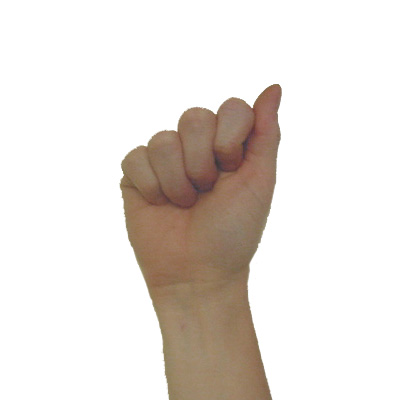
#> input picture Images/new_data/images/a.jpg, 400 x 400 px; its folder holds 4 pictures in this run
$ python jpg_to_csv.py
#> lines starting #> are read from the running program, lines starting #| are printed output that depends on the picture
#> in write_data, img is the input picture: shape (400, 400, 3); mean R, G, B 230.8, 224.5, 219.4
from PIL import Image
import numpy as np

## L'image est en couleur, on prend la moyenne des trois composants
def gray(img):
  ligne = []
  for i in range(400):
    colonne = []
    for j in range(400):
      s=0
      for k in range(3):
        s += img[i,j,k]
      moy = s // 3
      colonne.append(moy)
    ligne.append(colonne)
#> after the loop, ligne = 400 items
  return np.array(ligne)
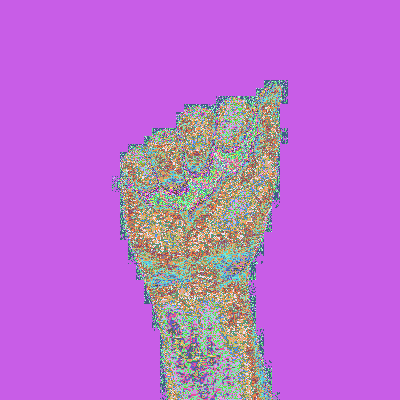
#> returned value: shape (400, 400) int64; 200 distinct labels, from 56 to 255; one colour per label, 0 black

'''
Il faut convertir une image 400x400 en 28x28
On découpe l'image en 28x28 bloc et on prend la moyenne des valeurs du bloc
Dans les données, une ligne correspond à une image et contient les valeurs des 28*28 pixels à la suite
On ecrit directement les valeurs dans une liste pixel
'''

# Donne la position du bloc
def pos(nl, nc):
  return 28*nl + nc

# convertie l'image 400x400 en 28x28 et ecrit les valeurs dans la liste pixel
def resize(img_gray):
  pixel = np.zeros(784)
  for i in range(400):
    for j in range(400):
      if (i<378):
        nl = i // 14
      else:
        nl = 27
      if (j<378):
        nc = j // 14
      else:
        nc = 27
      pixel[pos(nl,nc)] += img_gray[i,j]
#> after the loop, pixel = 784 values, max 123420 at index 783, min 15224 at index 378, mean 45879.1

  for k in range(784):
    if (k==783):
      pixel[k] = pixel[k] // (22 * 22)
    elif ((k-1) % 28 == 0):
      pixel[k] = pixel[k]//(14*22)
    else:
      pixel[k] = pixel[k] // (14*14)
#> after the loop, pixel = 784 values, max 400 at index 27, min 77 at index 378, mean 230

  return np.array(pixel)

# le csv est généré à partir d'un buffer
# ajoute la ligne correspondant au pixel dans le buffer
def addrow(buffer, label, pixel):
  buffer = buffer + str(label)
  for k in range(784):
    buffer = buffer + "," + str(pixel[k])
  buffer = buffer + "\n"
  return buffer

# ecriture du csv avec le buffer
def csvWriter(buffer):
  f = open("new_data.csv", "w")
  f.write(buffer)
  f.close

# on parcours chaque image, on complète le buffer et on génère le csv
def write_data():
  buffer = "label,pixel1,pixel2,pixel3,pixel4,pixel5,pixel6,pixel7,pixel8,pixel9,pixel10,pixel11,pixel12,pixel13,pixel14,pixel15,pixel16,pixel17,pixel18,pixel19,pixel20,pixel21,pixel22,pixel23,pixel24,pixel25,pixel26,pixel27,pixel28,pixel29,pixel30,pixel31,pixel32,pixel33,pixel34,pixel35,pixel36,pixel37,pixel38,pixel39,pixel40,pixel41,pixel42,pixel43,pixel44,pixel45,pixel46,pixel47,pixel48,pixel49,pixel50,pixel51,pixel52,pixel53,pixel54,pixel55,pixel56,pixel57,pixel58,pixel59,pixel60,pixel61,pixel62,pixel63,pixel64,pixel65,pixel66,pixel67,pixel68,pixel69,pixel70,pixel71,pixel72,pixel73,pixel74,pixel75,pixel76,pixel77,pixel78,pixel79,pixel80,pixel81,pixel82,pixel83,pixel84,pixel85,pixel86,pixel87,pixel88,pixel89,pixel90,pixel91,pixel92,pixel93,pixel94,pixel95,pixel96,pixel97,pixel98,pixel99,pixel100,pixel101,pixel102,pixel103,pixel104,pixel105,pixel106,pixel107,pixel108,pixel109,pixel110,pixel111,pixel112,pixel113,pixel114,pixel115,pixel116,pixel117,pixel118,pixel119,pixel120,pixel121,pixel122,pixel123,pixel124,pixel125,pixel126,pixel127,pixel128,pixel129,pixel130,pixel131,pixel132,pixel133,pixel134,pixel135,pixel136,pixel137,pixel138,pixel139,pixel140,pixel141,pixel142,pixel143,pixel144,pixel145,pixel146,pixel147,pixel148,pixel149,pixel150,pixel151,pixel152,pixel153,pixel154,pixel155,pixel156,pixel157,pixel158,pixel159,pixel160,pixel161,pixel162,pixel163,pixel164,pixel165,pixel166,pixel167,pixel168,pixel169,pixel170,pixel171,pixel172,pixel173,pixel174,pixel175,pixel176,pixel177,pixel178,pixel179,pixel180,pixel181,pixel182,pixel183,pixel184,pixel185,pixel186,pixel187,pixel188,pixel189,pixel190,pixel191,pixel192,pixel193,pixel194,pixel195,pixel196,pixel197,pixel198,pixel199,pixel200,pixel201,pixel202,pixel203,pixel204,pixel205,pixel206,pixel207,pixel208,pixel209,pixel210,pixel211,pixel212,pixel213,pixel214,pixel215,pixel216,pixel217,pixel218,pixel219,pixel220,pixel221,pixel222,pixel223,pixel224,pixel225,pixel226,pixel227,pixel228,pixel229,pixel230,pixel231,pixel232,pixel233,pixel234,pixel235,pixel236,pixel237,pixel238,pixel239,pixel240,pixel241,pixel242,pixel243,pixel244,pixel245,pixel246,pixel247,pixel248,pixel249,pixel250,pixel251,pixel252,pixel253,pixel254,pixel255,pixel256,pixel257,pixel258,pixel259,pixel260,pixel261,pixel262,pixel263,pixel264,pixel265,pixel266,pixel267,pixel268,pixel269,pixel270,pixel271,pixel272,pixel273,pixel274,pixel275,pixel276,pixel277,pixel278,pixel279,pixel280,pixel281,pixel282,pixel283,pixel284,pixel285,pixel286,pixel287,pixel288,pixel289,pixel290,pixel291,pixel292,pixel293,pixel294,pixel295,pixel296,pixel297,pixel298,pixel299,pixel300,pixel301,pixel302,pixel303,pixel304,pixel305,pixel306,pixel307,pixel308,pixel309,pixel310,pixel311,pixel312,pixel313,pixel314,pixel315,pixel316,pixel317,pixel318,pixel319,pixel320,pixel321,pixel322,pixel323,pixel324,pixel325,pixel326,pixel327,pixel328,pixel329,pixel330,pixel331,pixel332,pixel333,pixel334,pixel335,pixel336,pixel337,pixel338,pixel339,pixel340,pixel341,pixel342,pixel343,pixel344,pixel345,pixel346,pixel347,pixel348,pixel349,pixel350,pixel351,pixel352,pixel353,pixel354,pixel355,pixel356,pixel357,pixel358,pixel359,pixel360,pixel361,pixel362,pixel363,pixel364,pixel365,pixel366,pixel367,pixel368,pixel369,pixel370,pixel371,pixel372,pixel373,pixel374,pixel375,pixel376,pixel377,pixel378,pixel379,pixel380,pixel381,pixel382,pixel383,pixel384,pixel385,pixel386,pixel387,pixel388,pixel389,pixel390,pixel391,pixel392,pixel393,pixel394,pixel395,pixel396,pixel397,pixel398,pixel399,pixel400,pixel401,pixel402,pixel403,pixel404,pixel405,pixel406,pixel407,pixel408,pixel409,pixel410,pixel411,pixel412,pixel413,pixel414,pixel415,pixel416,pixel417,pixel418,pixel419,pixel420,pixel421,pixel422,pixel423,pixel424,pixel425,pixel426,pixel427,pixel428,pixel429,pixel430,pixel431,pixel432,pixel433,pixel434,pixel435,pixel436,pixel437,pixel438,pixel439,pixel440,pixel441,pixel442,pixel443,pixel444,pixel445,pixel446,pixel447,pixel448,pixel449,pixel450,pixel451,pixel452,pixel453,pixel454,pixel455,pixel456,pixel457,pixel458,pixel459,pixel460,pixel461,pixel462,pixel463,pixel464,pixel465,pixel466,pixel467,pixel468,pixel469,pixel470,pixel471,pixel472,pixel473,pixel474,pixel475,pixel476,pixel477,pixel478,pixel479,pixel480,pixel481,pixel482,pixel483,pixel484,pixel485,pixel486,pixel487,pixel488,pixel489,pixel490,pixel491,pixel492,pixel493,pixel494,pixel495,pixel496,pixel497,pixel498,pixel499,pixel500,pixel501,pixel502,pixel503,pixel504,pixel505,pixel506,pixel507,pixel508,pixel509,pixel510,pixel511,pixel512,pixel513,pixel514,pixel515,pixel516,pixel517,pixel518,pixel519,pixel520,pixel521,pixel522,pixel523,pixel524,pixel525,pixel526,pixel527,pixel528,pixel529,pixel530,pixel531,pixel532,pixel533,pixel534,pixel535,pixel536,pixel537,pixel538,pixel539,pixel540,pixel541,pixel542,pixel543,pixel544,pixel545,pixel546,pixel547,pixel548,pixel549,pixel550,pixel551,pixel552,pixel553,pixel554,pixel555,pixel556,pixel557,pixel558,pixel559,pixel560,pixel561,pixel562,pixel563,pixel564,pixel565,pixel566,pixel567,pixel568,pixel569,pixel570,pixel571,pixel572,pixel573,pixel574,pixel575,pixel576,pixel577,pixel578,pixel579,pixel580,pixel581,pixel582,pixel583,pixel584,pixel585,pixel586,pixel587,pixel588,pixel589,pixel590,pixel591,pixel592,pixel593,pixel594,pixel595,pixel596,pixel597,pixel598,pixel599,pixel600,pixel601,pixel602,pixel603,pixel604,pixel605,pixel606,pixel607,pixel608,pixel609,pixel610,pixel611,pixel612,pixel613,pixel614,pixel615,pixel616,pixel617,pixel618,pixel619,pixel620,pixel621,pixel622,pixel623,pixel624,pixel625,pixel626,pixel627,pixel628,pixel629,pixel630,pixel631,pixel632,pixel633,pixel634,pixel635,pixel636,pixel637,pixel638,pixel639,pixel640,pixel641,pixel642,pixel643,pixel644,pixel645,pixel646,pixel647,pixel648,pixel649,pixel650,pixel651,pixel652,pixel653,pixel654,pixel655,pixel656,pixel657,pixel658,pixel659,pixel660,pixel661,pixel662,pixel663,pixel664,pixel665,pixel666,pixel667,pixel668,pixel669,pixel670,pixel671,pixel672,pixel673,pixel674,pixel675,pixel676,pixel677,pixel678,pixel679,pixel680,pixel681,pixel682,pixel683,pixel684,pixel685,pixel686,pixel687,pixel688,pixel689,pixel690,pixel691,pixel692,pixel693,pixel694,pixel695,pixel696,pixel697,pixel698,pixel699,pixel700,pixel701,pixel702,pixel703,pixel704,pixel705,pixel706,pixel707,pixel708,pixel709,pixel710,pixel711,pixel712,pixel713,pixel714,pixel715,pixel716,pixel717,pixel718,pixel719,pixel720,pixel721,pixel722,pixel723,pixel724,pixel725,pixel726,pixel727,pixel728,pixel729,pixel730,pixel731,pixel732,pixel733,pixel734,pixel735,pixel736,pixel737,pixel738,pixel739,pixel740,pixel741,pixel742,pixel743,pixel744,pixel745,pixel746,pixel747,pixel748,pixel749,pixel750,pixel751,pixel752,pixel753,pixel754,pixel755,pixel756,pixel757,pixel758,pixel759,pixel760,pixel761,pixel762,pixel763,pixel764,pixel765,pixel766,pixel767,pixel768,pixel769,pixel770,pixel771,pixel772,pixel773,pixel774,pixel775,pixel776,pixel777,pixel778,pixel779,pixel780,pixel781,pixel782,pixel783,pixel784\n"

  alphabet = ['a', 'b', 'c', 'd', 'e', 'f', 'g', 'h', 'i', 'j', 'k', 'l', 'm', 'n', 'o', 'p', 'q', 'r', 's', 't', 'u', 'v', 'w', 'x', 'y', 'z']
  for label in range(25):
    if (label != 9):
      file = "images/" + alphabet[label] + ".jpg"
      img = np.array(Image.open(file))
      img_gray = gray(img)
      pixel = resize(img_gray)
      buffer = addrow(buffer, label, pixel)
#> pass 2 of the loop in write_data, `for label in range(25):`:
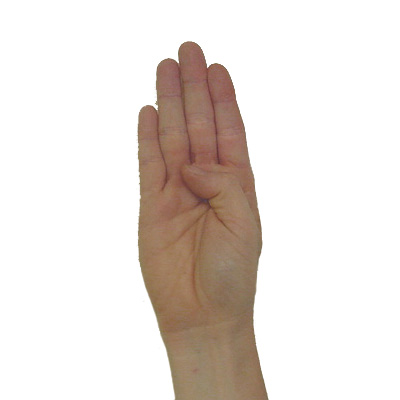
#> input picture Images/new_data/images/b.jpg, 400 x 400 px
#> in write_data, img is the input picture: shape (400, 400, 3); mean R, G, B 231.4, 224, 219
#> in gray (call 2), `return np.array(ligne)`:
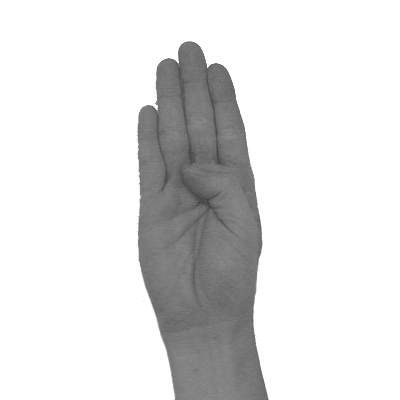
#> returned value: shape (400, 400) int64; min 64, max 255, mean 224.7
#> in write_data, `pixel = resize(img_gray)`: pixel = 784 values, max 400 at index 27, min 87 at index 406, mean 229.9
#> pass 3 of the loop in write_data, `for label in range(25):`:
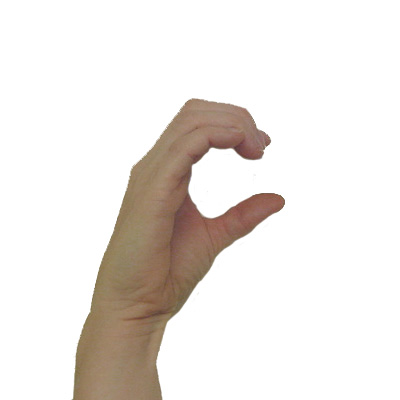
#> input picture Images/new_data/images/c.jpg, 400 x 400 px
#> in write_data, img is the input picture: shape (400, 400, 3); mean R, G, B 235.7, 230.8, 226.7
#> in gray (call 3), `return np.array(ligne)`:
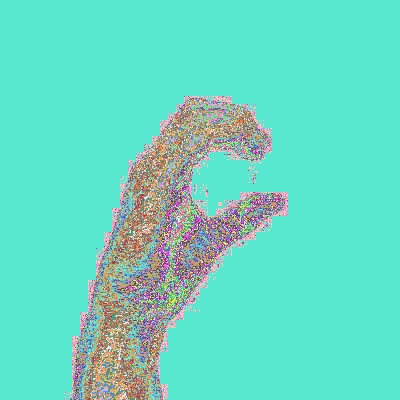
#> returned value: shape (400, 400) int64; 188 distinct labels, from 66 to 255; one colour per label, 0 black
#> in write_data, `pixel = resize(img_gray)`: pixel = 784 values, max 400 at index 27, min 94 at index 432, mean 236.5
#> the loop made 5 passes; the first 3 are shown

  csvWriter(buffer)


#> (the run stopped early here; a loop or call above may not have finished)
